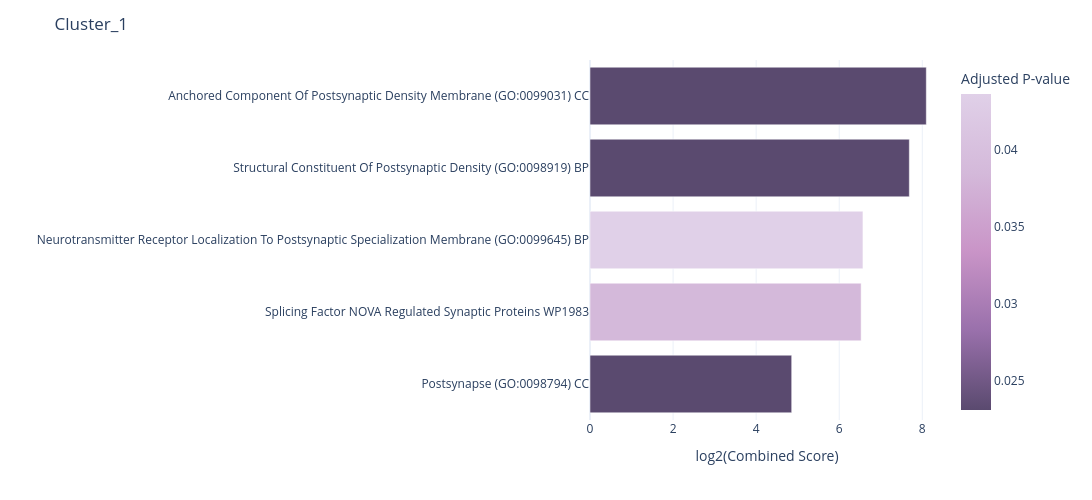

Notebook cell for this chart:
### Code cell
# Figure 5f (part 4) - per-cluster GO bar plots (neuronal/synaptic keyword selection, top by Combined Score).
PURPLE = [[0, '#5a4a6f'], [0.25, '#9970ab'], [0.5, '#c994c7'], [0.75, '#d4b9da'], [1, '#e0d0e8']]
NEURO_KW = ['SYNAP', 'NEURON', 'AXON', 'DENDRIT', 'VESICLE', 'CALCIUM', 'CALMODULIN', 'GLUTAMAT',
            'GABA', 'ION CHANNEL', 'POSTSYNAP', 'PRESYNAP', 'ACTIVE ZONE', 'CHROMATIN', 'SUMOYLATION',
            'TRANSLATION', 'PLASTICITY', 'CYTOSKELET', 'MICROTUBULE']

go_bars = {}   # plotted terms per cluster, for the MetaInfo export

def go_bar(cluster_name, n=6):
    if cluster_name not in enrichment_results:
        print(f'{cluster_name}: no results'); return
    df = enrichment_results[cluster_name]['results']
    df = df[df['Adjusted P-value'] < 0.05].copy()
    df['_u'] = df['Term'].str.upper()
    sel = df[df['_u'].apply(lambda t: any(k in t for k in NEURO_KW))]
    sel = sel.sort_values('Combined Score', ascending=False).head(n).sort_values('Combined Score')
    print(f'{cluster_name}: {len(sel)} neuronal terms shown')
    go_bars[cluster_name] = sel
    if sel.empty:
        return
    fig = px.bar(sel, y='Term', x=np.log2(sel['Combined Score']), color='Adjusted P-value',
                 orientation='h', color_continuous_scale=PURPLE)
    fig.update_layout(width=1200, height=500, template='plotly_white', title=cluster_name,
                      xaxis_title='log2(Combined Score)', yaxis_title='')
    fig.show()
    fig.write_image(rf'figures/figure5/figure5f_{cluster_name}_GO.pdf', width=1200, height=500)

for name in enrichment_results:
    go_bar(name, n=6)

### Figure 1 — Plotly figure (JSON) as saved in the notebook; plotly's stock layout.template omitted (floating-point values rounded to 4 significant figures)
{"data": [{"hovertemplate": "x=%{x}<br>Term=%{y}<br>Adjusted P-value=%{marker.color}<extra></extra>", "legendgroup": "", "marker": {"color": [0.02309, 0.03842, 0.04362, 0.02309, 0.02309], "coloraxis": "coloraxis", "pattern": {"shape": ""}}, "name": "", "orientation": "h", "showlegend": false, "textposition": "auto", "type": "bar", "x": [4.856, 6.527, 6.57, 7.687, 8.096], "xaxis": "x", "y": ["Postsynapse (GO:0098794) CC", "Splicing Factor NOVA Regulated Synaptic Proteins WP1983", "Neurotransmitter Receptor Localization To Postsynaptic Specialization Membrane (GO:0099645) BP", "Structural Constituent Of Postsynaptic Density (GO:0098919) BP", "Anchored Component Of Postsynaptic Density Membrane (GO:0099031) CC"], "yaxis": "y"}], "layout": {"barmode": "relative", "coloraxis": {"colorbar": {"title": {"text": "Adjusted P-value"}}, "colorscale": [[0, "#5a4a6f"], [0.25, "#9970ab"], [0.5, "#c994c7"], [0.75, "#d4b9da"], [1, "#e0d0e8"]]}, "height": 500, "legend": {"tracegroupgap": 0}, "margin": {"t": 60}, "title": {"text": "Cluster_1"}, "width": 1200, "xaxis": {"anchor": "y", "domain": [0.0, 1.0], "title": {"text": "log2(Combined Score)"}}, "yaxis": {"anchor": "x", "domain": [0.0, 1.0], "title": {"text": ""}}}}
